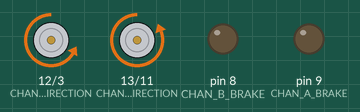
A sketch run on a simulated Arduino Uno, built with avr-gcc and run on an emulated ATmega328P. Parts: direction and speed pins drawn as motors (green arrow = direction pin HIGH = forward, orange = LOW = backward, longer = more drive), output pins drawn as LEDs (lit = HIGH).

Above: at 0.5 s.
At 2.5 s:
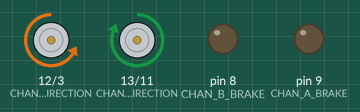
At 3.5 s:
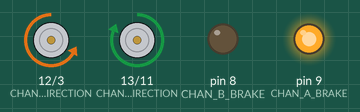
At 4.5 s:
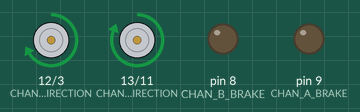
At 6.5 s:
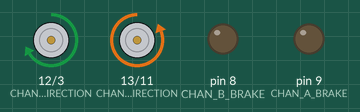
At 9.5 s:
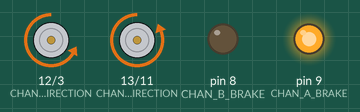
Timing chart, 0 to 10.4 s (numbered marks = the images above):
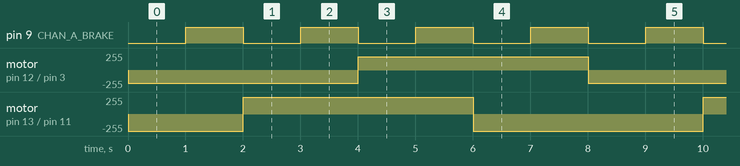

The sketch:

car_7th.ino
```cpp
/*************************************************************
Motor Shield 2-Channel DC Motor Demo
by Randy Sarafan

For more information see:
https://www.instructables.com/id/Arduino-Motor-Shield-Tutorial/

*************************************************************/

#define CHAN_A_BRAKE 9
#define CHAN_A_SPEED 3
#define CHAN_A_DIRECTION 12 //


#define CHAN_B_BRAKE 8
#define CHAN_B_SPEED 11
#define CHAN_B_DIRECTION 13 // HIGH fwd, LOW backward

void setup() {

  //Setup Channel A
  pinMode(12, OUTPUT); //Initiates Motor Channel A pin
  pinMode(9, OUTPUT); //Initiates Brake Channel A pin

  //Setup Channel B
  pinMode(13, OUTPUT); //Initiates Motor Channel A pin
  pinMode(8, OUTPUT);  //Initiates Brake Channel A pin

  Serial.begin( 115200 );

}

// Assuming A=drive & B=steering

void Forward( int speed )
{
  //Motor A forward @ full speed
  digitalWrite(CHAN_A_DIRECTION, LOW); //Establishes forward direction of Channel A
  digitalWrite(CHAN_A_BRAKE, LOW);   //Disengage the Brake for Channel A
  analogWrite(CHAN_A_SPEED, speed);   //Spins the motor on Channel A at full speed
}

void Backward( int speed )
{
  //Motor A forward @ full speed
  digitalWrite(CHAN_A_DIRECTION, HIGH); //Establishes backward direction of Channel A
  digitalWrite(CHAN_A_BRAKE, LOW);   //Disengage the Brake for Channel A
  analogWrite(CHAN_A_SPEED, speed);   //Spins the motor on Channel A at full speed
}

void FwdRight( int speed )
{
  //Motor A forward @ full speed
  digitalWrite(CHAN_A_DIRECTION, LOW); //Establishes forward direction of Channel A
  digitalWrite(CHAN_B_DIRECTION, LOW);  //Establishes backward direction of Channel B

  digitalWrite(CHAN_A_BRAKE, LOW);   //Disengage the Brake for Channel A
  digitalWrite(CHAN_B_BRAKE, LOW);   //Disengage the Brake for Channel B

  analogWrite(CHAN_B_SPEED, 255);     //Spins the motor on Channel B at half speed
  analogWrite(CHAN_A_SPEED, speed);   //Spins the motor on Channel A at full speed
}

void FwdLeft( int speed )
{
  //Motor A forward @ full speed
  digitalWrite(CHAN_A_DIRECTION, LOW); //Establishes forward direction of Channel A
  digitalWrite(CHAN_B_DIRECTION, HIGH);  //Establishes backward direction of Channel B

  digitalWrite(CHAN_A_BRAKE, LOW);   //Disengage the Brake for Channel A
  digitalWrite(CHAN_B_BRAKE, LOW);   //Disengage the Brake for Channel B

  analogWrite(CHAN_B_SPEED, 255);     //Spins the motor on Channel B at half speed
  analogWrite(CHAN_A_SPEED, speed);   //Spins the motor on Channel A at full speed
}

void BackwdRight( int speed )
{
  //Motor A forward @ full speed
  digitalWrite(CHAN_A_DIRECTION, HIGH); //Establishes forward direction of Channel A
  digitalWrite(CHAN_B_DIRECTION, LOW);  //Establishes backward direction of Channel B

  digitalWrite(CHAN_A_BRAKE, LOW);   //Disengage the Brake for Channel A
  digitalWrite(CHAN_B_BRAKE, LOW);   //Disengage the Brake for Channel B

  analogWrite(CHAN_B_SPEED, 255);     //Spins the motor on Channel B at half speed
  analogWrite(CHAN_A_SPEED, speed);   //Spins the motor on Channel A at full speed
}

void BackwdLeft( int speed )
{
  //Motor A forward @ full speed
  digitalWrite(CHAN_A_DIRECTION, HIGH); //Establishes forward direction of Channel A
  digitalWrite(CHAN_B_DIRECTION, HIGH);  //Establishes backward direction of Channel B

  digitalWrite(CHAN_A_BRAKE, LOW);   //Disengage the Brake for Channel A
  digitalWrite(CHAN_B_BRAKE, LOW);   //Disengage the Brake for Channel B

  analogWrite(CHAN_B_SPEED, 255);     //Spins the motor on Channel B at half speed
  analogWrite(CHAN_A_SPEED, speed);   //Spins the motor on Channel A at full speed
}

void Stop()
{
  digitalWrite(CHAN_A_BRAKE, HIGH);  //Engage the Brake for Channel A
}

void Straighten()
{
  digitalWrite(CHAN_B_BRAKE, HIGH);  //Engage the Brake for Channel A
}

void TurnRight()
{
  //Motor B backward @ half speed
  digitalWrite(CHAN_B_DIRECTION, LOW);  //Establishes backward direction of Channel B
  digitalWrite(CHAN_B_BRAKE, LOW);   //Disengage the Brake for Channel B
  analogWrite(CHAN_B_SPEED, 255);    //Spins the motor on Channel B at half speed
}

void TurnLeft()
{
  //Motor B backward @ half speed
  digitalWrite(CHAN_B_DIRECTION, HIGH);  //Establishes backward direction of Channel B
  digitalWrite(CHAN_B_BRAKE, LOW);   //Disengage the Brake for Channel B
  analogWrite(CHAN_B_SPEED, 255);    //Spins the motor on Channel B at half speed
}

void loop()
{
  FwdRight( 200 );
  delay( 1000 );
  Stop();
  delay( 1000 );

  FwdLeft( 200 );
  delay( 1000 );
  Stop();
  delay( 1000 );

  BackwdLeft( 200 );
  delay( 1000 );
  Stop();
  delay( 1000 );

  BackwdRight( 200 );
  delay( 1000 );
  Stop();
  delay( 1000 );

}

void loop2(){
  //Motor A forward @ full speed
  digitalWrite(12, HIGH); //Establishes forward direction of Channel A
  digitalWrite(9, LOW);   //Disengage the Brake for Channel A
  analogWrite(3, 255);   //Spins the motor on Channel A at full speed

  //Motor B backward @ half speed
  digitalWrite(13, LOW);  //Establishes backward direction of Channel B
  digitalWrite(8, LOW);   //Disengage the Brake for Channel B
  analogWrite(11, 123);    //Spins the motor on Channel B at half speed


  delay(3000);


  digitalWrite(9, HIGH);  //Engage the Brake for Channel A
  digitalWrite(9, HIGH);  //Engage the Brake for Channel B


  delay(1000);


  //Motor A forward @ full speed
  digitalWrite(12, LOW);  //Establishes backward direction of Channel A
  digitalWrite(9, LOW);   //Disengage the Brake for Channel A
  analogWrite(3, 123);    //Spins the motor on Channel A at half speed

  //Motor B forward @ full speed
  digitalWrite(13, HIGH); //Establishes forward direction of Channel B
  digitalWrite(8, LOW);   //Disengage the Brake for Channel B
  analogWrite(11, 255);   //Spins the motor on Channel B at full speed

  delay(3000);

  digitalWrite(9, HIGH);  //Engage the Brake for Channel A
  digitalWrite(9, HIGH);  //Engage the Brake for Channel B

  delay(1000);
}
```

Measured:
- by itself, pin 9 (CHAN_A_BRAKE): alternates HIGH for 1.0 s and LOW for 1.0 s
- by itself, motor on pin 12 (CHAN_A_DIRECTION) / pin 3 (CHAN_A_SPEED): alternates forward 200/255 for 4.0 s and backward 200/255 for 4.0 s
- by itself, motor on pin 13 (CHAN_B_DIRECTION) / pin 11 (CHAN_B_SPEED): repeats every 8.0 s: forward 255/255 4.0 s, backward 255/255 4.0 s
